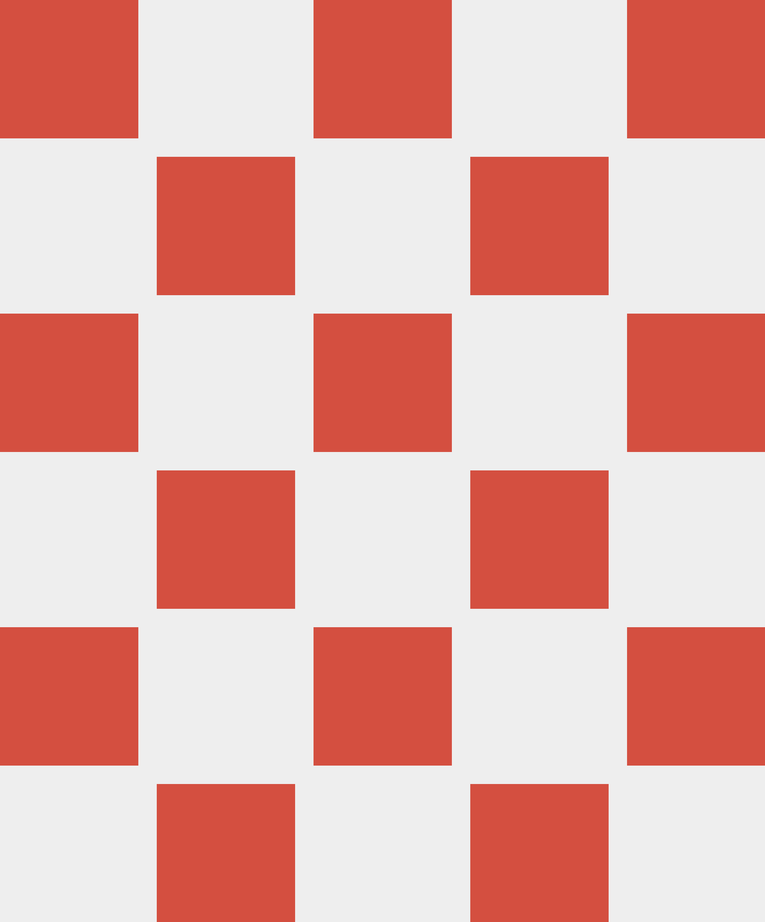
#> input picture BlinkyPalermo-Flipper/deIndustries-GenerativeArtSeries-BlinkyPalermo-Flipper-SpacerNone.png, 765 x 922 px, shrunk from 1952 x 2352 before the run
$ python deIndustries-GenerativeArtSeries-BlinkyPalermo-Flipper-ImageJoiner.py   (Python 2 division)
#> lines starting #> are read from the running program, lines starting #| are printed output that depends on the picture
#!/usr/bin/python
# coding: utf-8

# deIndustries-GenerativeArtSeries-BlinkyPalermo-Flipper-JoinerTool
# deIndustries // Procedural Art Generation // Blinky Palermo Flipper (1970)
# python code to procedurally generate Blinky Palermo Triptychon ref https://www.moma.org/collection/works/62216
#
# 2016-02-12 v1.0
#
# pre-reqs: PIL

#Changelog
#- v1.0 orig release

from PIL import Image, ImageFont, ImageDraw
import math, time
now = int(time.time())

title = "deIndustries-GenerativeArtSeries-BlinkyPalermo-Flipper-JoinerTool"
print (title + " " + str(now))
print '-----------------------------------------'
filename = title + str(now) + ".png"

#COLOUR
#-------------
flipperWhite        = "#eeeeee"
spaceBetweenImages = 200

#Create Canvas
images = map(Image.open, ['deIndustries-GenerativeArtSeries-BlinkyPalermo-Flipper-SpacerNone.png', 'deIndustries-GenerativeArtSeries-BlinkyPalermo-Flipper-Spacer.png'])
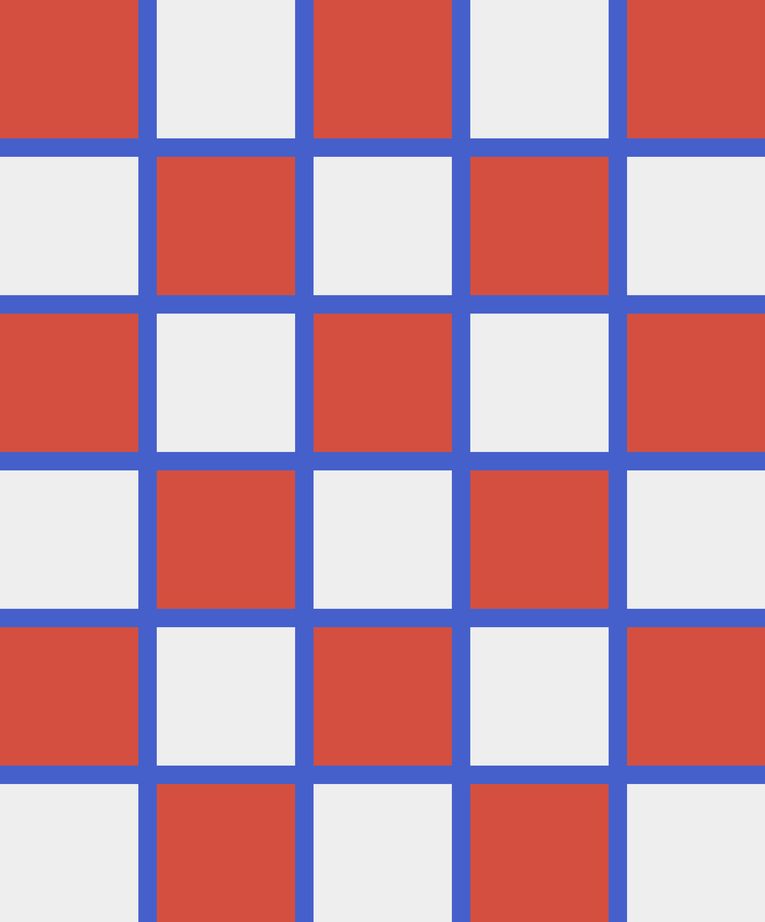
#> input picture BlinkyPalermo-Flipper/deIndustries-GenerativeArtSeries-BlinkyPalermo-Flipper-Spacer.png, 765 x 922 px, shrunk from 1952 x 2352 before the run
#> images = 2 items
widths, heights = zip(*(i.size for i in images))
#> widths = (765, 765); heights = (922, 922)
total_width = sum(widths)+spaceBetweenImages
#> total_width = 1730
max_height = max(heights)
#> max_height = 922

im3 = Image.new('RGB', (total_width, max_height), flipperWhite)
#> im3: PIL image 1730x922 RGB; every value is 238
x_offset = 0
for im in images:
  im3.paste(im, (x_offset,0))
  x_offset += im.size[0]+spaceBetweenImages
#> this loop made 2 passes
#> x_offset on passes 1 to 2: 965, 1930
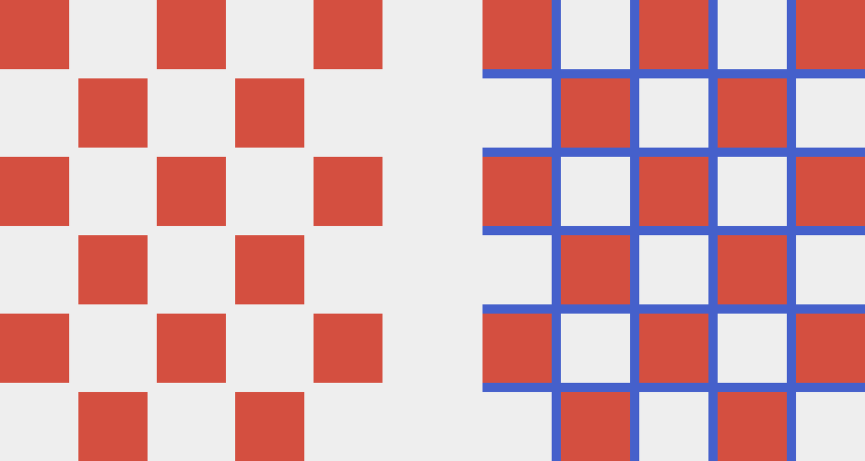
#> im3: PIL image 1730x922 RGB (shown at 1/2 size); mean R, G, B 214.7, 169.1, 172.5
#> after the loop, x_offset = 1930

#Complete File
#-------------
im3.save(filename)
print ("Wrote image to file: " + filename)
